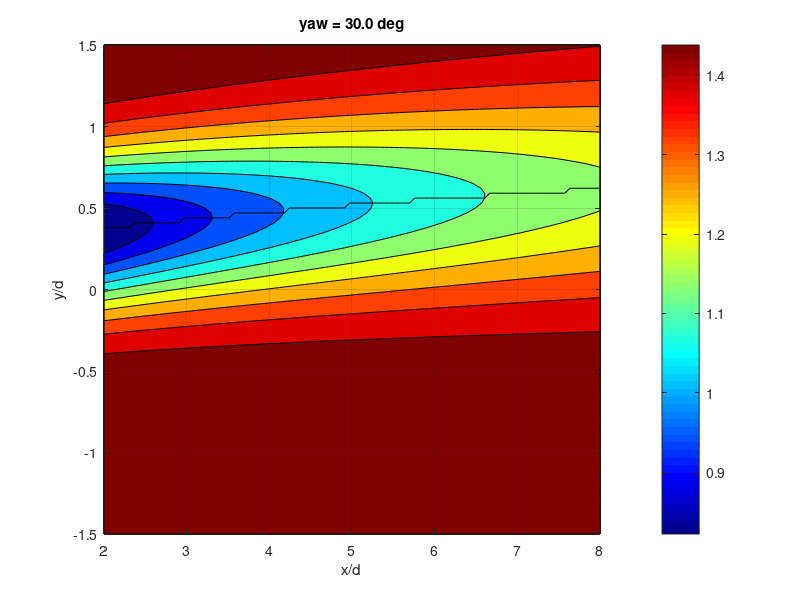

Here is the MATLAB script that generated this plot:
clear
% clc
format compact

%% attempt to recreate analytical wake redirection model from Bastankhah paper
d = 1;
yaw = 30*pi/180;
u = 1.5;

% locations
x0 = 0;
x = linspace(2*d,8*d,100);
y = linspace(-1.5*d,1.5*d,100);
z = 0.148;
zh = 0.148;

[X,Y] = meshgrid(x/d,y/d);

% wake growth rates
ky = 0.022;
kz = ky;
CT = 0.9;
TI = 0.1;
alpStar = 2.32;
betaStar = 0.154;

% wake widths
sigmaYbyD = (ky*(x-x0)/d + (cos(yaw)/sqrt(8)));
sigmaZbyD = (kz*(x-x0)/d + (1/sqrt(8)));

% normalized length of potential core
x0byD = (cos(yaw)*(1 + sqrt(1-CT)))/(sqrt(2)*(alpStar*TI + betaStar*(1-sqrt(1-CT))));

% wake skew angle
theta = ((0.3*yaw)/(cos(yaw)))*(1 - sqrt(1 - CT*cos(yaw)));

% normalized wake deflection\
t1 = theta*x0byD;
t2 = (theta/14.7)*sqrt(cos(yaw)/(ky*kz*CT));
t3 = 2.9 + 1.3*sqrt(1 - CT) - CT;
t4 = (1.6 + sqrt(CT))*(1.6*sqrt((8*sigmaYbyD.*sigmaZbyD)/cos(yaw)) - sqrt(CT));
t5 = (1.6 - sqrt(CT))*(1.6*sqrt((8*sigmaYbyD.*sigmaZbyD)/cos(yaw)) + sqrt(CT));

deltabyD = t1 + t2*t3*log(t4./t5);

% % % far wake velocity
for ii = 1:length(y)
    t1n(ii,:) = 1 - sqrt(1 - ((CT*cos(yaw))./(8*(sigmaYbyD.*sigmaZbyD))));
    t2n(ii,:) = exp(-0.5*(((y(ii)/d)-deltabyD)./sigmaYbyD).^2);
    t3n(ii,:) = exp(-0.5*(((z - zh)/d)./sigmaZbyD).^2);
    
    du(ii,:) = t1n(ii,:).*t2n(ii,:).*t3n(ii,:);
    
end

[midLine,yval] = max(du,[],1);
% for ii = 1:length(x)
%     f1 = figure(1);
%     plot(x(ii)-u*du(:,ii),y,'-k')
%     hold on
%     grid on
% end
% grid minor
% xlim([0 inf])
% xlabel('x/d')
% ylabel('y/d')

fg = figure;
contourf(X,Y,u*(1-du));
hold on
plot(x/d,y(yval)/d,'k');
grid on
colorbar
colormap jet
xlabel('x/d')
ylabel('y/d')
title(sprintf('yaw = %0.1f deg',yaw*180/pi))

saveas(fg,sprintf('yaw%0.0f.png',yaw*180/pi));

